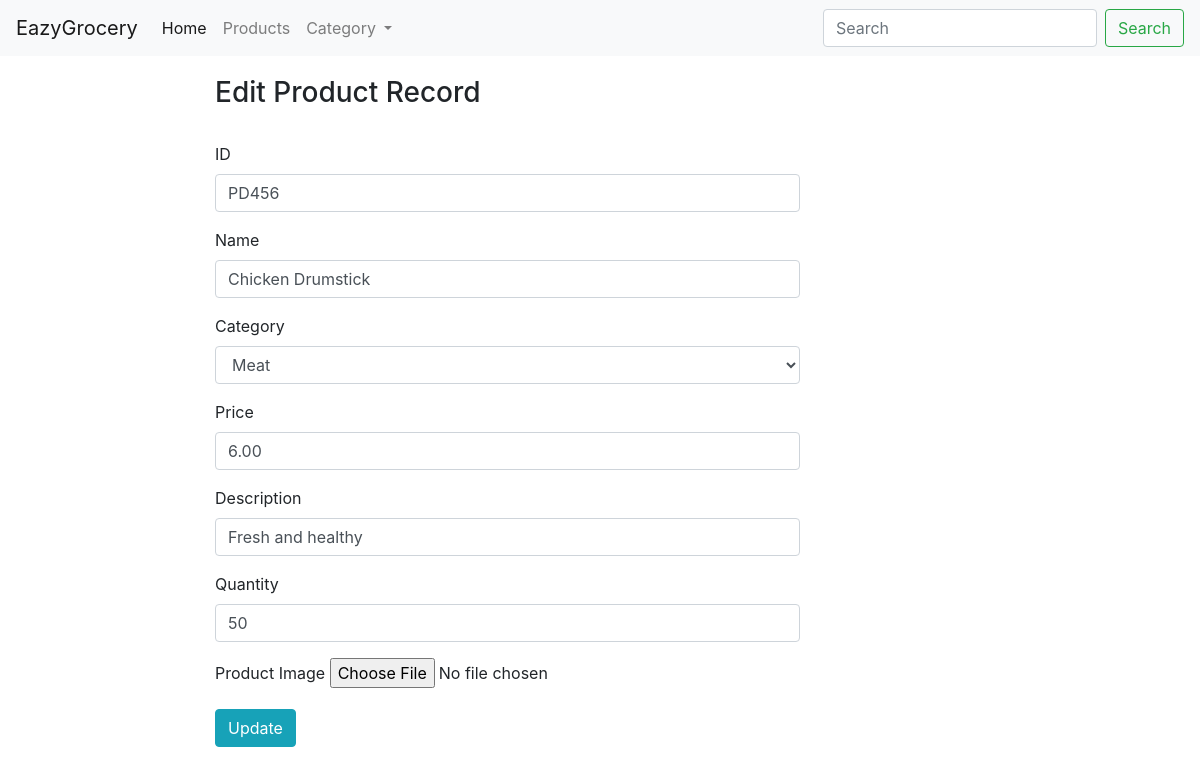
Screenshot of /editProduct.php?id=PD456 with the database file from the repository.
### tables this page shows
CREATE TABLE `product` (
  `product_id` varchar(50) NOT NULL,
  `product_name` varchar(50) NOT NULL,
  `category` varchar(50) NOT NULL,
  `product_price` double(10,2) NOT NULL,
  `product_description` varchar(50) NOT NULL,
  `product_quantity` int(50) NOT NULL,
  `image` varchar(255) NOT NULL
);

CREATE TABLE `category` (
  `category_id` varchar(50) NOT NULL,
  `category_name` varchar(50) NOT NULL
);

### editProduct.php (the view, shortened to what this page needs)
<?php
include 'config.php';
if(isset($_GET['id'])){
    $id=$_GET['id'];
    $sql="select product_id,product_name,category,product_price,product_description,product_quantity,image from product where product_id='$id'";
    $result=$conn->query($sql);
}
include 'header.php';
?>
<div class="row">
    <div class="col-sm-2"></div>
    <div class="col-sm-6" style="margin: 10px;">
    <form action="viewProduct.php" method="post" enctype="multipart/form-data">
    <?php
    if($result->num_rows>0){
            while($row=$result->fetch_assoc()){
                $product_id=$row['product_id'];
                $product_name=$row['product_name'];
                $category=$row['category'];
                $product_price=$row['product_price'];
                $product_description=$row['product_description'];
                $product_quantity=$row['product_quantity'];
    ?>
        <h3 style="margin-top: 10px;">Edit Product Record</h3>
    <div class="mb-3">
        <label for="id" class="form-label">ID</label>
        <input type="text" class="form-control" id="id" name="id" value="<?php echo $product_id;?>" >
    </div>
    <div class="mb-3">
        <label for="id" class="form-label">Name</label>
        <input type="text" class="form-control" id="name" name="name" value="<?php echo $product_name;?>" >
    </div>
    <div class="mb-3">
        <label for="id" class="form-label">Category</label>
        <select name="category" id="category" class="form-control">
            <?php
                $c_sql="select * from category";
                $c_result=$conn->query($c_sql);
                if($c_result->num_rows>0){
                    while($c_row=$c_result->fetch_assoc()){
                        $c_product_id=$c_row['category_id'];
                        $c_product_name=$c_row['category_name'];
            ?>
            <option value="<?php echo $c_product_id;?>"<?php if($category==$c_product_id){ echo"selected";}?>><?php echo $c_product_name;?></option>
            <?php
                    }
                }
            ?>
        </select>
    </div>
    <div class="mb-3">
        <label for="id" class="form-label">Price</label>
        <input type="number" class="form-control" id="price" name="price"  value="<?php echo $product_price;?>" >
    </div>
    <div class="mb-3">
        <label for="id" class="form-label">Description</label>
        <input type="text" class="form-control" id="description" name="description" value="<?php echo $product_description;?>">
    </div>
    <div class="mb-3">
        <label for="id" class="form-label">Quantity</label>
        <input type="number" class="form-control" id="quantity" name="quantity" value="<?php echo $product_quantity;?>">
    </div>
    <div class="mb-3">
        <label for="id" class="form-label">Product Image</label>
        <input type="file" name="fileToUpload" id="fileToUpload">
    </div>
    <button name="editProduct" type="submit" class="btn btn-info">Update</button>
    <?php
            }
    }
    ?>
    </form>
    </div>
</div>
  </body>
</html>

### rows the page displays
product: id "PD456", name "Chicken Drumstick", category "Meat", price "6.00", description "Fresh and healthy", quantity "50"
